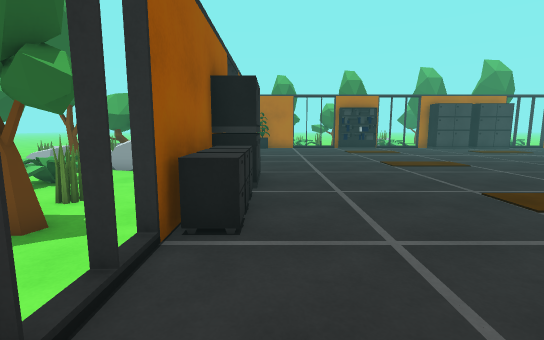
view 1 (above)

23 first-person views from a walk through a 3-D level made in the Unity game engine. The camera is 1.4 m above the floor, tilts 8° down and sees 85° across. The floor is counted in squares, 1 m on a side. Each view is taken from the middle of a square. On the plan, view 1 faces up. The plan holds only what a view shows up to about 14 squares ahead; the rest is blank. The place goes on beyond the plan. The player is left out.

view 2
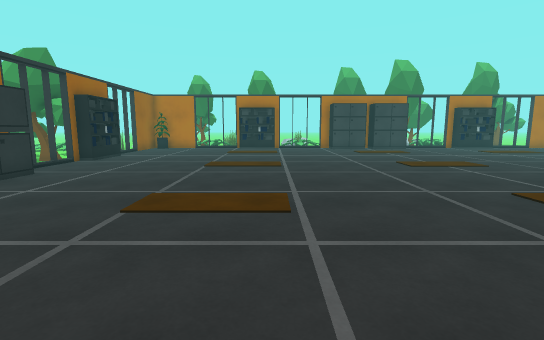

view 3
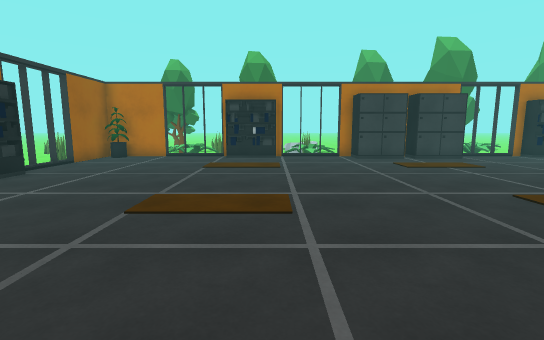

view 4
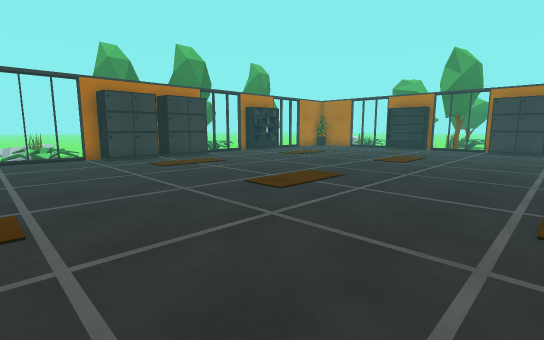

view 5
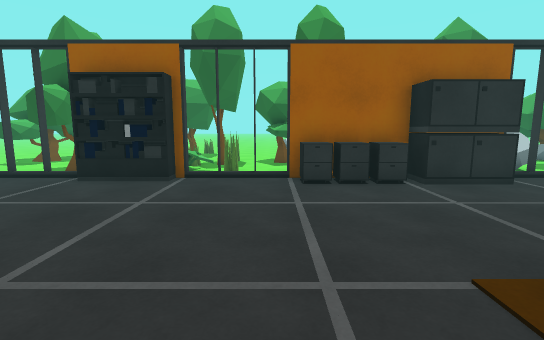

view 6
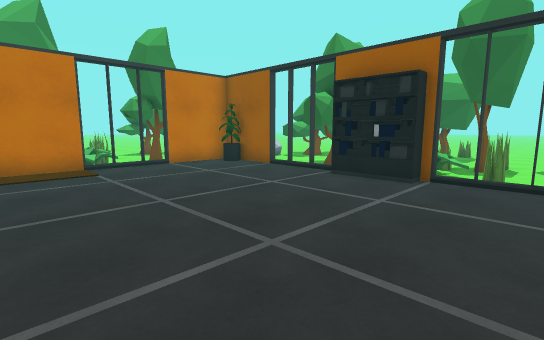

view 7
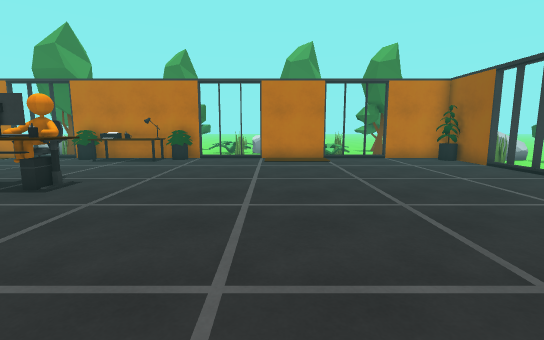

view 8
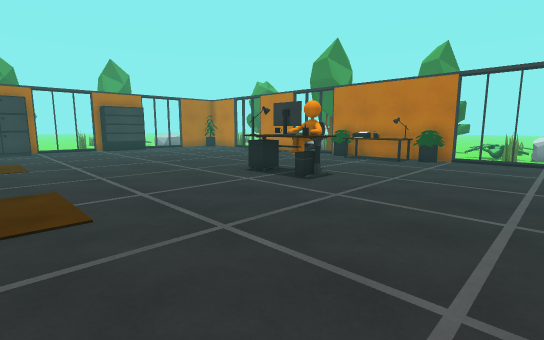

view 9
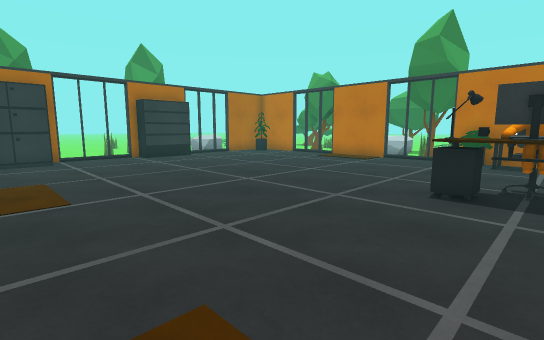

view 10
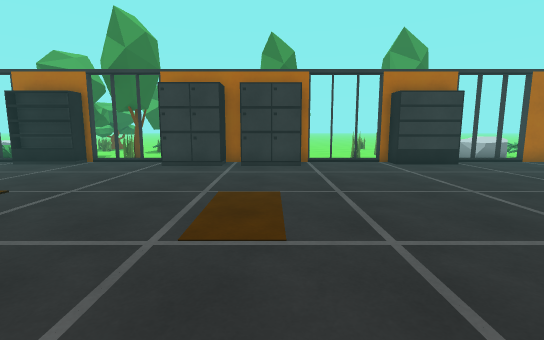

view 11
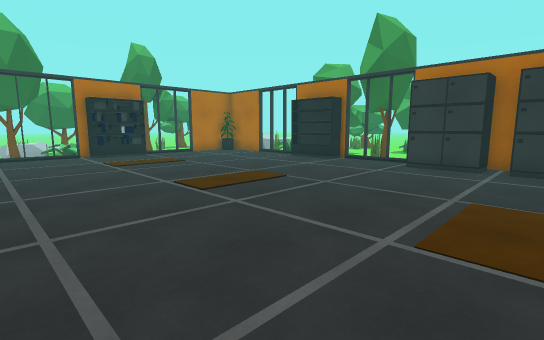

view 12
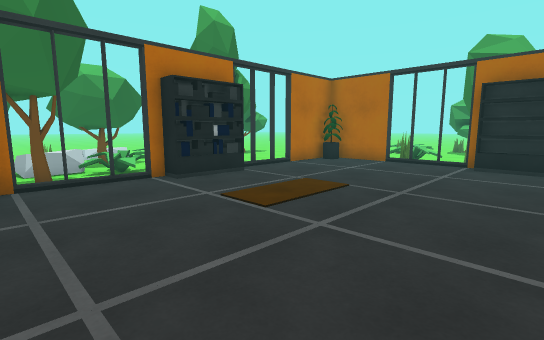

view 13
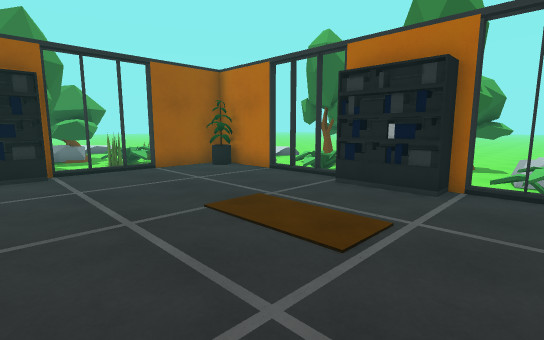

view 14
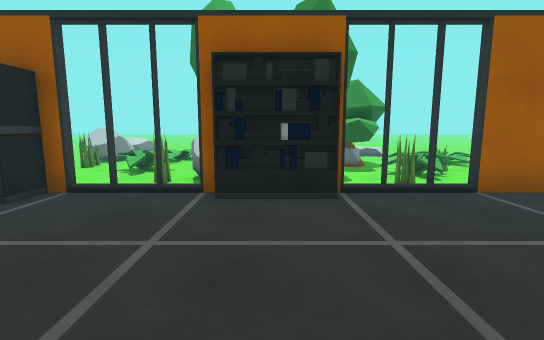

view 15
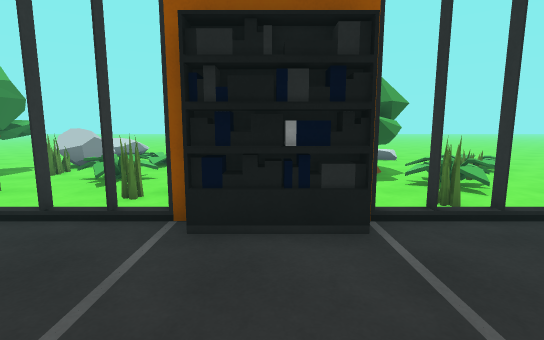

view 16
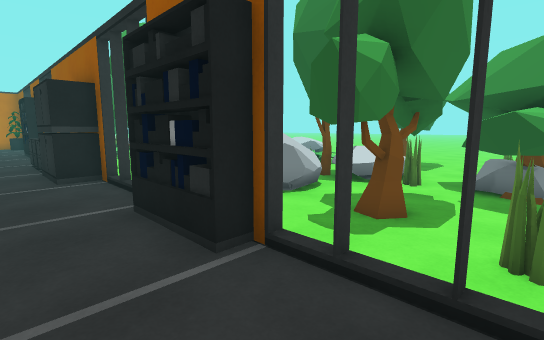

view 17
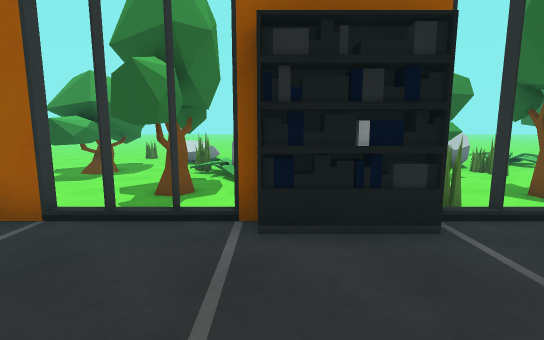

view 18
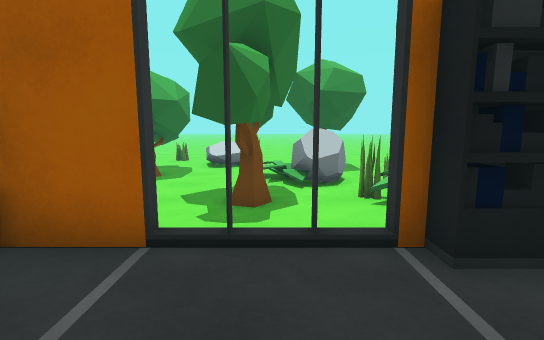

view 19
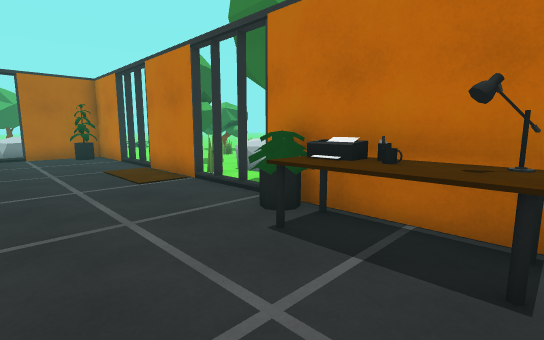

view 20
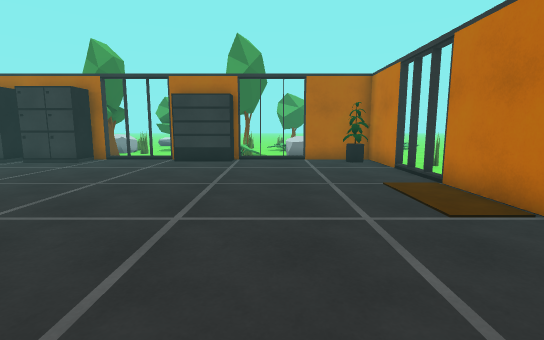

view 21
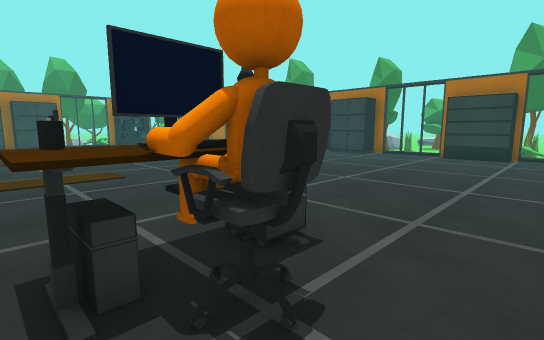

view 22
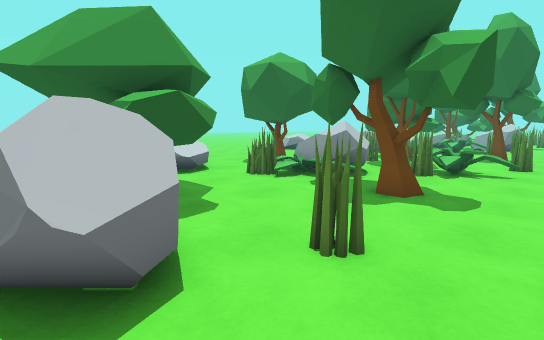

view 23
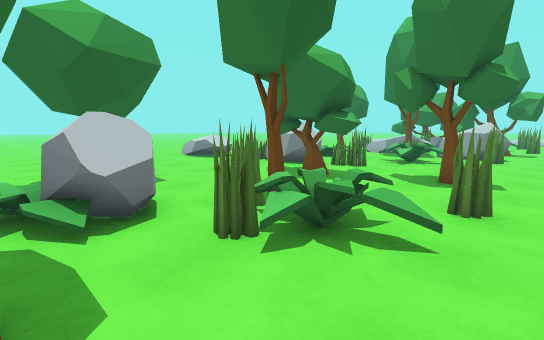

### Floor plan
Key: @ floor where view 1 was taken; # wall or solid block; x gap in a wall; . main floor; - floor 0.25 m lower than the main floor; = window, fence, low wall or low ledge; ^ raised ledge; T tree; C cabinet; P plant; S shelf; H thing the floor can be seen under or through; K keyboard; A chair; R printer; O other object.
Columns run from 8 left of view 1 to 32 right of it. Each row starts with its distance up from view 1.
 24           --  T--P
 23 --        -P  T
 22 O---    ##-#   #--P      -#-#   # ##
 21  ----  ##....#S#...#    #...#SS....##
 20 ------ #...........######...........##
 19 ------ #.............................#
 18 #TP----..............................#
 17 TTT----..............................
 16 -TTT---..............................  TT
 15 #-TTT--S............................## TT
 14  ----- S............................S
 13 T==##- S............................#
 12 T-^^#--..............................x T
 11  ---#--..............................  T
 10 -------..............................
  9 ------ CC..........................#C
  8 -P---- CC..........................#
  7 ----#--CC..........................###
  6 -------C...........................###
  5 ----T--C...........................###
  4 #TT----C...........................###
  3 TTT----..............................
  2 -----#-..............................
  1 -TT----..............................
  0 -------S@...........................##
 -1 ----P--S............^HHH............## O
 -2 ^^-----S.............KK^............S#OO
 -3 ^##----..............A...............  O
 -4 -PTT---..............................
 -5 --TTT--.............................. ^^
 -6 -------#.............................#^
 -7 -------#............^^R^...........###
 -8 TTT----###.#.###.#.^##R#^.#.###.#.###
 -9 TTT----                  ---   --
-10 -T ##-   T                T---#
-11    ^x -  T PPP             ----

Positions as (right, up) in squares from view 1, and headings:
1: (0, 0), facing up
2: (7, 0), facing up
3: (7, 6), facing up
4: (7, 6), facing up-right
5: (7, 3), facing left
6: (7, 3), facing down-left
7: (7, 6), facing down
8: (7, 6), facing down-right
9: (13, 6), facing down-right
10: (16, 5), facing right
11: (16, 5), facing up-right
12: (16, 13), facing up-right
13: (9, 14), facing up-left
14: (5, 14), facing left
15: (3, 14), facing left
16: (1, 18), facing down-left
17: (3, -2), facing left
18: (2, -4), facing left
19: (12, -4), facing down-right
20: (15, -4), facing right
21: (12, -4), facing up-right
22: (-2, -11), facing up-left
23: (-2, -4), facing up-left
